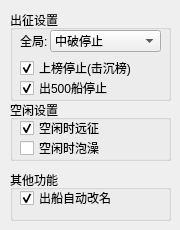
      <widget class="QWidget" name="tab_4">
       <attribute name="title">
        <string>全局设置</string>
       </attribute>
       <widget class="QGroupBox" name="groupBox_19">
        <property name="geometry">
         <rect>
          <x>10</x>
          <y>10</y>
          <width>161</width>
          <height>91</height>
         </rect>
        </property>
        <property name="title">
         <string>出征设置</string>
        </property>
        <widget class="QComboBox" name="cb_repair">
         <property name="geometry">
          <rect>
           <x>40</x>
           <y>20</y>
           <width>111</width>
           <height>22</height>
          </rect>
         </property>
         <item>
          <property name="text">
           <string>中破停止</string>
          </property>
         </item>
         <item>
          <property name="text">
           <string>大破停止</string>
          </property>
         </item>
         <item>
          <property name="text">
           <string>中破修理</string>
          </property>
         </item>
         <item>
          <property name="text">
           <string>大破修理</string>
          </property>
         </item>
        </widget>
        <widget class="QCheckBox" name="cb_rank">
         <property name="geometry">
          <rect>
           <x>10</x>
           <y>50</y>
           <width>141</width>
           <height>16</height>
          </rect>
         </property>
         <property name="text">
          <string>上榜停止(击沉榜)</string>
         </property>
         <property name="checked">
          <bool>true</bool>
         </property>
        </widget>
        <widget class="QCheckBox" name="cb_500stop">
         <property name="geometry">
          <rect>
           <x>10</x>
           <y>70</y>
           <width>131</width>
           <height>16</height>
          </rect>
         </property>
         <property name="text">
          <string>出500船停止</string>
         </property>
         <property name="checked">
          <bool>true</bool>
         </property>
        </widget>
        <widget class="QLabel" name="label_4">
         <property name="geometry">
          <rect>
           <x>10</x>
           <y>20</y>
           <width>51</width>
           <height>21</height>
          </rect>
         </property>
         <property name="text">
          <string>全局:</string>
         </property>
        </widget>
       </widget>
       <widget class="QGroupBox" name="groupBox_3">
        <property name="geometry">
         <rect>
          <x>10</x>
          <y>100</y>
          <width>161</width>
          <height>61</height>
         </rect>
        </property>
        <property name="title">
         <string>空闲设置</string>
        </property>
        <widget class="QCheckBox" name="cb_free_explore">
         <property name="geometry">
          <rect>
           <x>10</x>
           <y>20</y>
           <width>141</width>
           <height>16</height>
          </rect>
         </property>
         <property name="text">
          <string>空闲时远征</string>
         </property>
         <property name="checked">
          <bool>true</bool>
         </property>
        </widget>
        <widget class="QCheckBox" name="cb_free_shower">
         <property name="geometry">
          <rect>
           <x>10</x>
           <y>40</y>
           <width>131</width>
           <height>16</height>
          </rect>
         </property>
         <property name="text">
          <string>空闲时泡澡</string>
         </property>
        </widget>
       </widget>
       <widget class="QGroupBox" name="groupBox_4">
        <property name="geometry">
         <rect>
          <x>10</x>
          <y>170</y>
          <width>161</width>
          <height>51</height>
         </rect>
        </property>
        <property name="title">
         <string>其他功能</string>
        </property>
        <widget class="QCheckBox" name="cb_changeName">
         <property name="geometry">
          <rect>
           <x>10</x>
           <y>20</y>
           <width>131</width>
           <height>16</height>
          </rect>
         </property>
         <property name="text">
          <string>出船自动改名</string>
         </property>
         <property name="checked">
          <bool>true</bool>
         </property>
        </widget>
       </widget>
      </widget>
